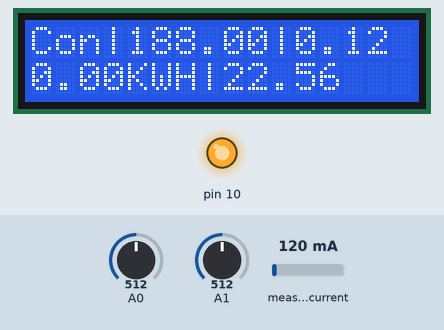
A sketch run on a simulated Arduino Uno, built with avr-gcc and run on an emulated ATmega328P. On the bench: 16×2 character LCD, output pins drawn as LEDs (lit = HIGH). The inputs (shaded band) are chosen by the test bench; at power-on: A0 = 512, A1 = 512, measured current 120 mA. No radio packets arrive unless stated; what the sketch prints to the serial monitor is not drawn.

Above: at 24.3 s.
At 70.2 s:
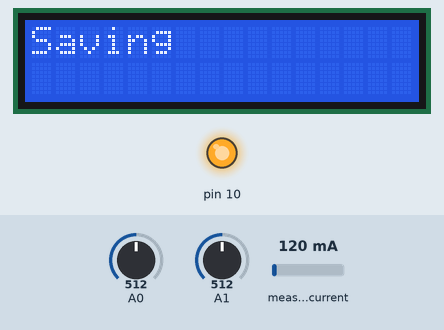

The sketch:

powerKWH_server_eeprom__nrf2401_recieve.ino
```cpp
#include <EEPROM.h>
#include "EmonLib.h"
#include <LiquidCrystal.h>
#include <SPI.h>
#include <RF24Network.h>
#include <RF24Network_config.h>
#include <Sync.h>
#include <nRF24L01.h>
#include <RF24.h>
#include <RF24_config.h>


LiquidCrystal lcd(9, 8, 7,6,5,4);

EnergyMonitor emon1;
int i=0,z=0,saveaddress=50;
double start,t,cons,lastupdate,lastsave,room[7];
char res[200];

RF24 radio(2,3);

// Network uses that radio
RF24Network network(radio);

// Address of our node
const uint16_t this_node = 1;

// Address of the other node
const uint16_t other_node = 0;

// How often to send 'hello world to the other unit
const unsigned long interval = 2000; //ms

// When did we last send?
unsigned long last_sent;

// How many have we sent already
unsigned long packets_sent;

// Structure of our payload
struct payload_t
{
  float kwh;
  int rno;
};


void setup()
{
  lcd.begin(16, 2);
  emon1.current(A1, 30);
  start=0;
  lastupdate=0;
  lastsave=0;
  EEPROM.get(saveaddress, cons);
 if(isnan(cons))
 cons=0;
 lcd.print("Connecting!!!");
 lcd.setCursor(0,1);
 lcd.print("Cons=");
 lcd.print(cons);
 delay(15000);
 Serial.begin(9600);
 delay(2000);
 Serial.flush();

 Serial.println("AT+CGATT?");
 delay(1000);
 toSerial();
 Serial.println("AT+SAPBR=3,1,\"CONTYPE\",\"GPRS\"");
 delay(2000);
 toSerial();
 Serial.println("AT+SAPBR=3,1,\"APN\",\"airtelgprs.com\"");
 delay(2000);
 toSerial();
 Serial.println("AT+SAPBR=1,1");
 delay(2000);
 toSerial();

 SPI.begin();
 radio.begin();
 network.begin(/*channel*/ 90, /*node address*/ other_node);

 for(z=0;z<7;z++)
 room[z]=-1;
 lcd.clear();

}

void loop()
{
  lcd.setCursor(0,0);
  double Irms =emon1.calcIrms(1480);
  int asensor=analogRead(A1);
  int sensorValue = analogRead(A0);
  double vold=0,volm=0;
  if(sensorValue!=0){
    vold=sensorValue*0.00488758553;
    volm=round((vold+0.594286)/0.016429);
  }
  float power=volm*Irms;
  t=millis()-start;
  start=millis();
  t=t/1000;
  double temp;
  temp=t*power;
  temp=temp/1000;
  temp=temp/3600;
  cons=cons+temp;
  lcd.print("Con|");
  lcd.print(volm);
  lcd.print("|");
  lcd.print(Irms);

  lcd.setCursor(0,1);
  lcd.print(cons);
  lcd.print("KWH|");
  lcd.print(power);
  if((millis()-lastupdate)>70000)
  {
    lcd.clear();
    lcd.print("Saving");
    int ret=0;
    while((ret=savetoserver("7899194973",cons))==0){}
    lcd.clear();
    lcd.print("Saved");
    lastupdate=millis();
    delay(1000);
    lcd.clear();
  }
  if((millis()-lastsave)>300000)
  {
    EEPROM.put(saveaddress, cons);
    lastsave=millis();
  }

  network.update();
  while ( network.available() )
  {
    // If so, grab it and print it out
    RF24NetworkHeader header;
    payload_t payload;
    network.read(header,&payload,sizeof(payload));
    room[payload.rno]=payload.kwh;
   }
   for(z=0;z<7;z++)
   {
    if(room[z]!=-1)
    {
      lcd.print("R");
      lcd.print(z);
      lcd.print("=");
      lcd.print(room[z]);
      lcd.print("|");
    }
   }
}


  void toSerial()
{
  while(Serial.available()!=0)
  {
    char ch=Serial.read();
  }
}
void recSerial()
{
  while(Serial.available()!=0 && i<200)
  {
    res[i++]=Serial.read();
  }
}

int savetoserver(String mno,double powr)
{
   Serial.println("AT+HTTPINIT");
   delay(2000);
   toSerial();

   String URL="AT+HTTPPARA=\"URL\",\"http://konsole.netau.net/ac.php?meterno=";
   URL.concat(mno);
   URL.concat("&reading=");
   URL.concat(powr);
   URL.concat("\"");
   Serial.println(URL);
   delay(2000);
   toSerial();

   Serial.println("AT+HTTPACTION=0");
   delay(6000);
   toSerial();

   Serial.println("AT+HTTPREAD");
   delay(1000);
   recSerial();
   Serial.println("");
   Serial.println("AT+HTTPTERM");
   toSerial();
   delay(300);
   Serial.println("");
   if(strstr(res,"recordinserted2414")){
   //Serial.println("record inserted");
   return 1;
   }
   else
   {
    //Serial.println("record not inserted");
   return 0;
   }

   delay(10000);
   i=0;


}
```

Measured:
- what the display in image 0 shows lasts 45.8 s, from 24.3 s to 70.1 s
